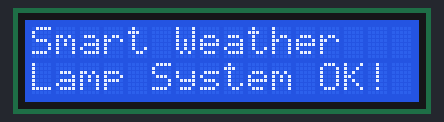
This sketch was run on a simulated ESP32. On the bench: 16×2 character LCD. What the sketch prints to the serial monitor is not drawn.

Above: at 1.5 s.
At 4.1 s:
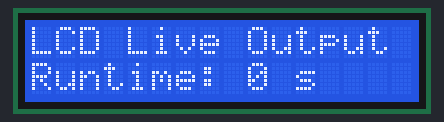
At 11.3 s:
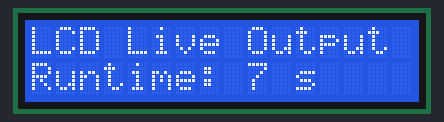
At 20.6 s:
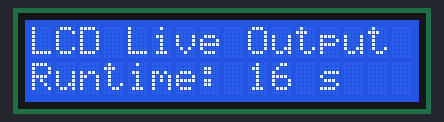
At 28.8 s:
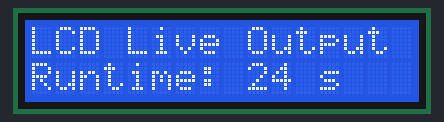
At 38.1 s:
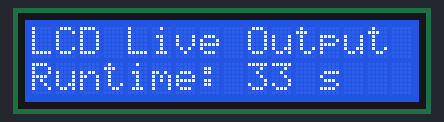

Measured:
- what the display in image 0 shows lasts 2.5 s, from 1.5 s to 4.0 s
- what the display in image 1 shows lasts 1.1 s, from 4.0 s to 5.1 s

The sketch:

sketch_aug14a.ino
```cpp
/*
  LCD 1602 I2C Display Message Test (ESP32) — Fixed 0x3F
  บัส I2C: SDA=GPIO21, SCL=GPIO22
  Address: 0x3F
*/

#include <Wire.h>
#include <LiquidCrystal_I2C.h>

#define I2C_SDA   21
#define I2C_SCL   22
#define LCD_ADDR  0x3F   // Address 0x3F ตรงตามตัวจริง
#define LCD_COLS  16
#define LCD_ROWS  2

LiquidCrystal_I2C lcd(LCD_ADDR, LCD_COLS, LCD_ROWS);

int count = 0;

void setup() {
  Serial.begin(115200);
  delay(1000); // หน่วงเวลารอไฟเลี้ยงจอเสถียร

  // 1. เริ่มต้น I2C และกำหนด Clock มาตรฐาน (100kHz)
  Wire.begin(I2C_SDA, I2C_SCL);
  Wire.setClock(100000);
  delay(200);

  // 2. Initialized จอ LCD พร้อมเคลียร์ตัวอักษรขยะออก
  lcd.init();
  delay(50);
  lcd.backlight();
  delay(50);
  lcd.clear();
  delay(100);

  // 3. แสดงข้อความต้อนรับ
  lcd.setCursor(0, 0);
  lcd.print("Smart Weather   ");
  lcd.setCursor(0, 1);
  lcd.print("Lamp System OK! ");
  delay(2500);

  lcd.clear();
}

void loop() {
  // แถวที่ 1
  lcd.setCursor(0, 0);
  lcd.print("LCD Live Output ");

  // แถวที่ 2
  lcd.setCursor(0, 1);
  lcd.print("Runtime: ");
  lcd.print(count);
  lcd.print(" s    ");

  Serial.print("Runtime: ");
  Serial.println(count);

  count++;
  delay(1000);
}
```
